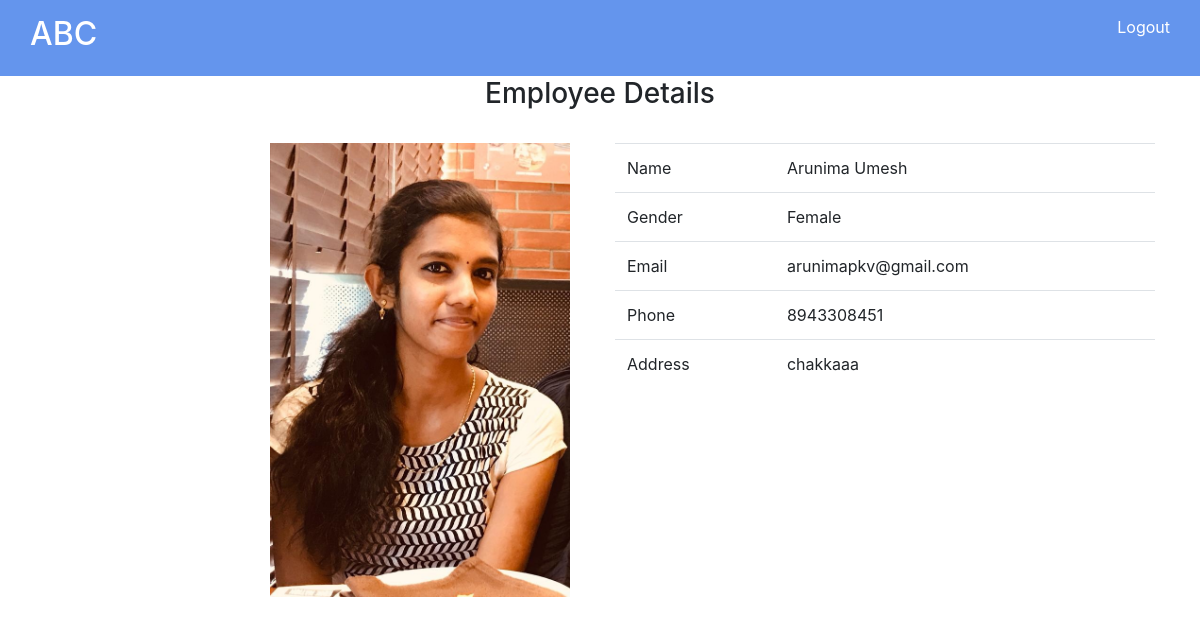
Screenshot of /employee/admin/user/view/2 with the database file from the repository.
### employee/models.py (models this page shows)
class User(AbstractUser):
    employee_id = models.CharField(max_length=24)
    phone = models.CharField(max_length=16)
    address = models.TextField(null=True)
    image = models.ImageField(upload_to='uploads/images/', null=True, blank=True)
    gender = models.IntegerField(choices=((1, 'Female'), (2, 'Male'), (3, 'Others')), default=1)

### employee/views.py (the view)
# urls.py: path('admin/user/view/<int:id>', UserDetailView.as_view(), name='user_detail'),
class UserDetailView(View):
    def get(self, request, id):
        try:
            member = User.objects.get(id=id)
            return render(request, 'userdetails.html', {'member': member})
        except:
            return Http404

### employee/templates/userdetails.html
{% include 'base.html' %}
{% block content %}
<div class="col-lg-12">
    <div class="col-lg-12">
        <h3 style="text-align:center;">Employee Details</h3>
        <br/>
    </div>
    <div class="col-lg-12">
        <div class="col-lg-6" style="float:left;">
            <div class="col-lg-12" style="max-height:500px;">
                {% if member.image %}<img src="{{ member.image.url }}" style="max-width: 300px;float: right;">{% endif %}
            </div>
        </div>
        <div class="col-lg-6" style="float:left;">
            <table class="table">
                <tbody>
                <tr>
                    <td>Name</td>
                    <td>{{member.first_name}} {{member.last_name}}</td>
                </tr>
                <tr>
                    <td>Gender</td>
                    <td>{{member.get_gender_display}}</td>
                </tr>
                <tr>
                    <td>Email</td>
                    <td>{{member.email}}</td>
                </tr>
                <tr>
                    <td>Phone</td>
                    <td>{{member.phone}}</td>
                </tr>
                <tr>
                    <td>Address</td>
                    <td>{{member.address}}</td>
                </tr>
                </tbody>
            </table>
        </div>
    </div>
</div>
{% endblock %}

### rows the page displays
User: image (picture), first_name "Arunima", last_name "Umesh", gender "Female", email "arunimapkv@gmail.com", phone "8943308451", address "chakkaaa"
